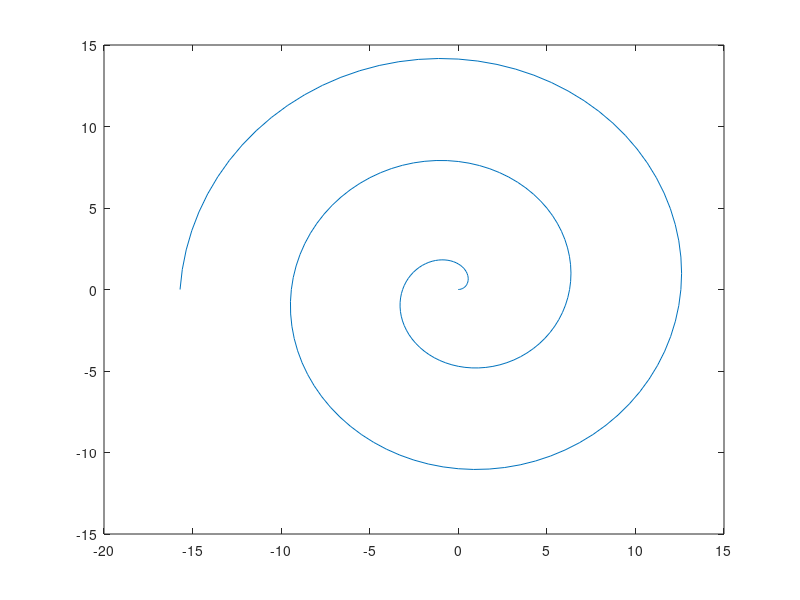

Reproduce this figure in MATLAB. (Note: this script raises an error after producing the figure.)

screenWidth = 1;
th = 0:pi/40:5*pi;   
x = screenWidth*th.*cos(th);
y = screenWidth*th.*sin(th);
plot(x, y)    % or use polar   

%arc length information here:  http://mathworld.wolfram.com/ArchimedeanSpiral.html
%MATLAB hypergeometric function information here:  https://www.mathworks.com/help/symbolic/hypergeom.html
%Mathematica hypergeometric function information here:  http://mathworld.wolfram.com/HypergeometricFunction.html
%calculate the length of each spiral segment
s = screenWidth*th.*hypergeom([-0.5 0.5],1.5,-th.^2);
